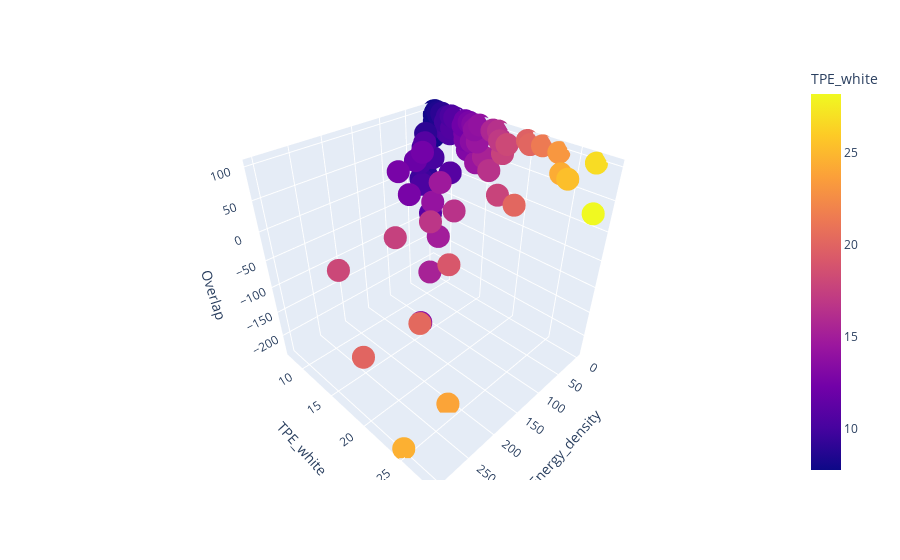

The notebook cell saved with this chart:
### Code cell
fig = px.scatter_3d(df, x='Energy_density', y='TPE_white', z='Overlap',
              color='TPE_white')
fig.show()
